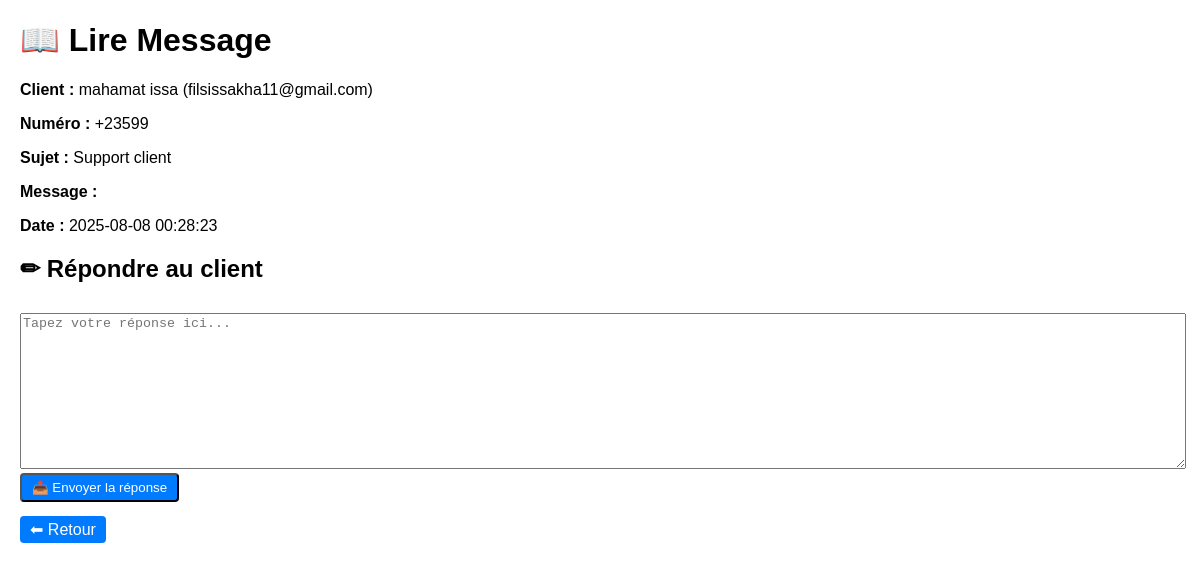
The page /tchadshop/lire_message_client.php?id=52 on the database its author committed.
### tables this page shows
CREATE TABLE IF NOT EXISTS `messages_clients` (
  `id` int NOT NULL AUTO_INCREMENT,
  `client_id` int NOT NULL,
  `sujet` varchar(255) DEFAULT NULL,
  `message` text NOT NULL,
  `reponse` text,
  `lu` tinyint(1) DEFAULT '0',
  `repondu` tinyint(1) DEFAULT '0',
  `created_at` timestamp NULL DEFAULT CURRENT_TIMESTAMP,
  `updated_at` timestamp NULL DEFAULT NULL,
  `audio_path` varchar(255) DEFAULT NULL,
  PRIMARY KEY (`id`),
  KEY `client_id` (`client_id`)
);

CREATE TABLE IF NOT EXISTS `clients` (
  `id` int NOT NULL AUTO_INCREMENT,
  `nom` varchar(100) NOT NULL,
  `email` varchar(100) DEFAULT NULL,
  `telephone` varchar(20) NOT NULL,
  `adresse` text,
  `password` varchar(255) DEFAULT NULL,
  `created_at` timestamp NULL DEFAULT CURRENT_TIMESTAMP,
  `invite` tinyint(1) DEFAULT '1',
  `vu` tinyint(1) DEFAULT '0',
  `reset_token` varchar(255) DEFAULT NULL,
  `reset_token_expire` int DEFAULT NULL,
  `langue` varchar(5) DEFAULT 'fr',
  PRIMARY KEY (`id`),
  UNIQUE KEY `email` (`email`)
);

### tchadshop/lire_message_client.php (the view, shortened to what this page needs)
<?php
$conn = new mysqli("localhost", "root", "", "tchadshop_db");
$id = intval($_GET['id']);
$conn->query("UPDATE messages_clients SET lu = 1 WHERE id = $id");
$stmt = $conn->prepare("SELECT mc.*, cl.nom, cl.email, cl.telephone
                        FROM messages_clients mc
                        JOIN clients cl ON mc.client_id = cl.id
                        WHERE mc.id = ?");
$stmt->bind_param("i", $id);
$stmt->execute();
$result = $stmt->get_result();
$message = $result->fetch_assoc();
?>
<!DOCTYPE html>
<html lang="fr">
<head>
</head>
<body>
    <h1>📖 Lire Message</h1>
    <p><strong>Client :</strong> <?= htmlspecialchars($message['nom']) ?> (<?= htmlspecialchars($message['email']) ?>)</p>
    <p><strong>Numéro :</strong> <?= htmlspecialchars($message['telephone']) ?></p>
    <p><strong>Sujet :</strong> <?= htmlspecialchars($message['sujet']) ?></p>
    <p><strong>Message :</strong><br><?= nl2br(htmlspecialchars($message['message'])) ?></p>
    <p><strong>Date :</strong> <?= $message['created_at'] ?></p>
    <h2>✏ Répondre au client</h2>
    <form method="post">
        <textarea name="reponse" placeholder="Tapez votre réponse ici..."><?= htmlspecialchars($message['reponse'] ?? '') ?></textarea><br>
        <button type="submit" class="btn">📤 Envoyer la réponse</button>
    </form>
    <br>
    <a href="message_client.php" class="btn">⬅ Retour</a>
</body>
</html>

### tchadshop/lire_message_client.php (style rules this page uses)
body { font-family: Arial, sans-serif; margin: 20px; }
.btn { background: #007bff; color: white; padding: 5px 10px; text-decoration: none; border-radius: 4px; }
textarea { width: 100%; height: 150px; margin-top: 10px; }

### rows shown on the page
messages_clients: client.nom "mahamat issa", client.email "filsissakha11@gmail.com", client.telephone "+23599", sujet "Support client", created_at "2025-08-08 00:28:23"
